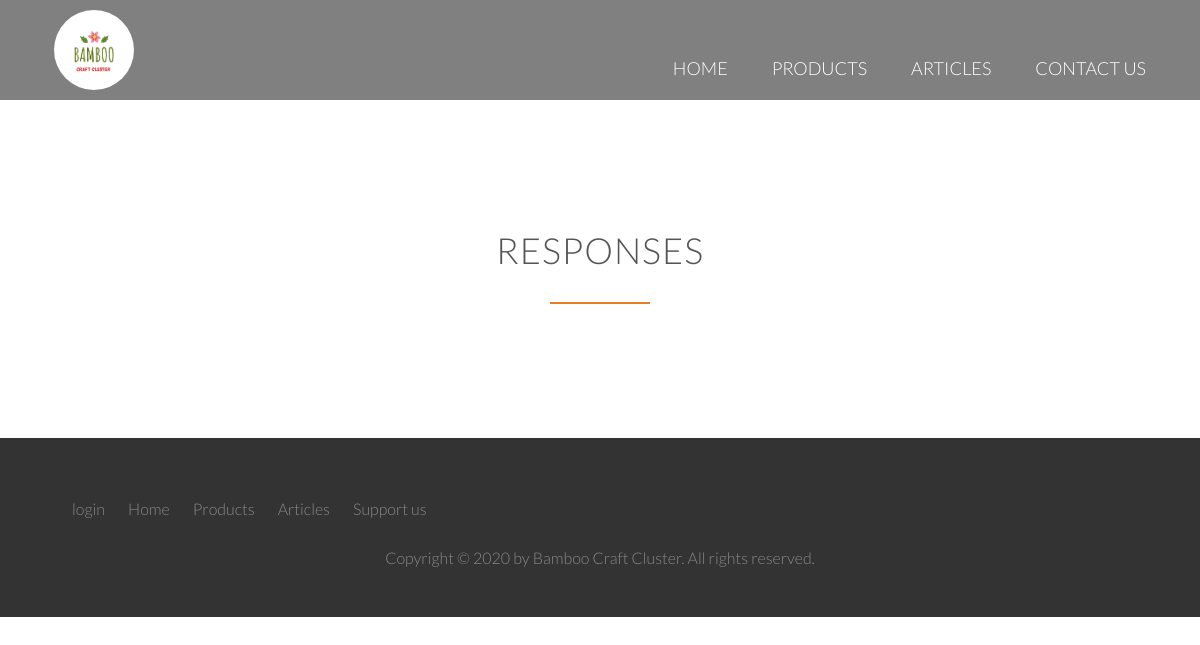
The app's page /cluster/contact-us-responses/, older data.
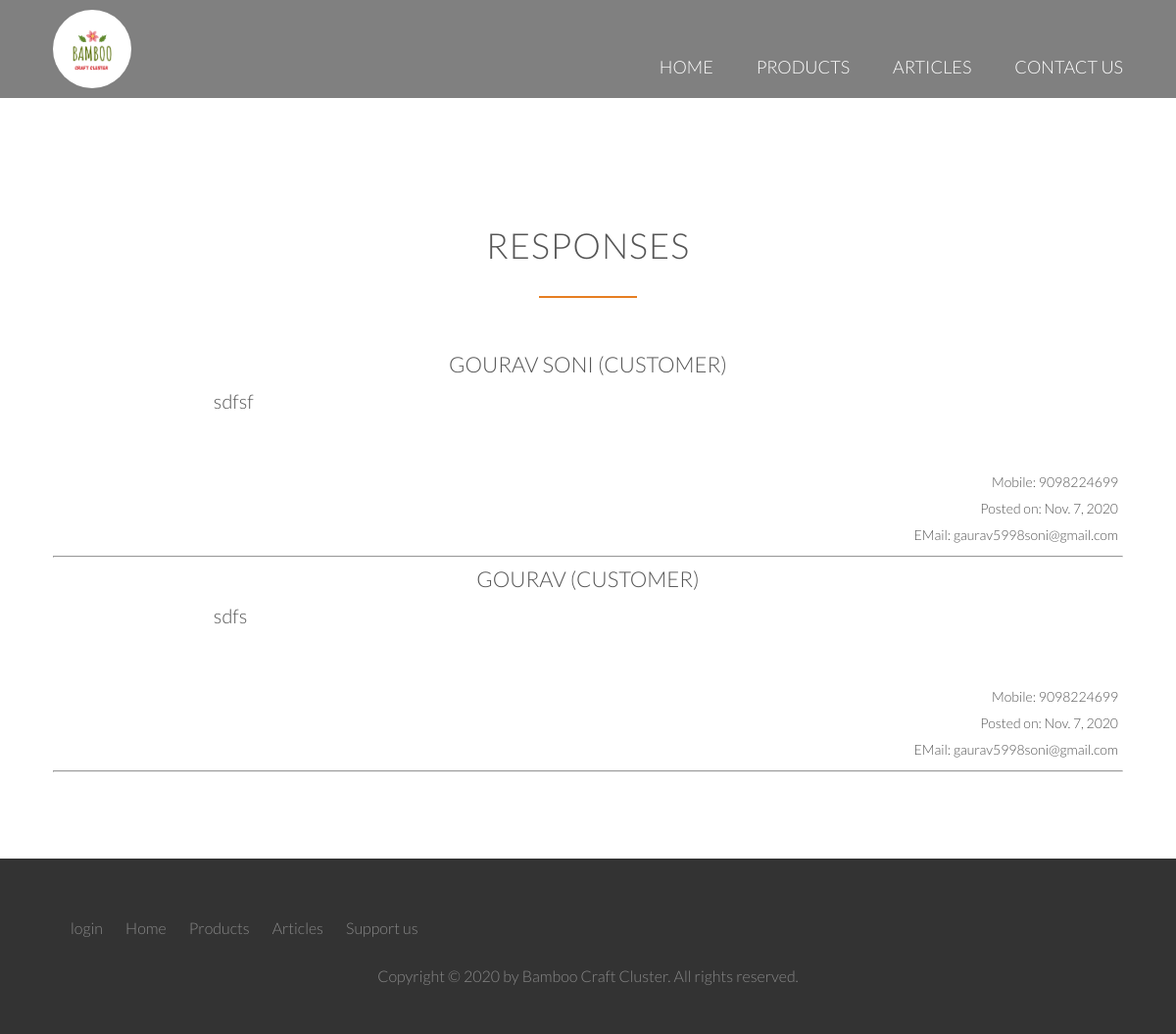
The same page, newer data.
### cluster/models.py (models this page shows, shortened)
class ContactUs(models.Model):
    name     = models.CharField(null=False, max_length=30)
    email    = models.EmailField(null=True)
    mobile   = models.IntegerField(null=True)
    category = models.CharField(null=False, max_length=15)
    message  = models.TextField(default="no_message")
    date     = models.DateTimeField(auto_now_add=True)

### cluster/views.py (the view)
# urls.py: path('contact-us-responses/', views.contact_us_responses, name="contact_us_responses"),
def contact_us_responses(request):
	responses = ContactUs.objects.all()
	return render(request, 'cluster/admin/contact_us_responses.html',{'responses':responses})

### cluster/templates/cluster/admin/contact_us_responses.html
{% extends 'cluster/base.html' %}
{% load static %}
{% block body_block %}
<div style="background-color: grey; ">{% include 'cluster/header2.html' %}</div>
 <section class="section-features js--section-features" id="features">
     <br>
     <br>
     <div class="row">
         <h2>Responses</h2>
     </div>
     <br>
     <div class="row">
         {% for response in responses %}
         <div class="response-box">
                <h3>{{response.name}} ({{response.category}})</h3>
                <p class="long-copy">{{response.message}}</p>
                <br>
                <p class="date_para">Mobile: {{response.mobile}}</p>
                <p class="date_para">Posted on: {{response.date|date}}</p>
                <p class="date_para">EMail: {{response.email}}</p>
                <hr>
         </div>
         {% endfor %}
     </div>
 </section>
{% endblock %}

Row changes from the older to the newer data that the page shows:
added ContactUs: name "GOURAV SONI", category "CUSTOMER", message "sdfsf", mobile "9098224699", date "Nov. 7, 2020", email "gaurav5998soni@gmail.com"
added ContactUs: name "GOURAV", category "CUSTOMER", message "sdfs", mobile "9098224699", date "Nov. 7, 2020", email "gaurav5998soni@gmail.com"
